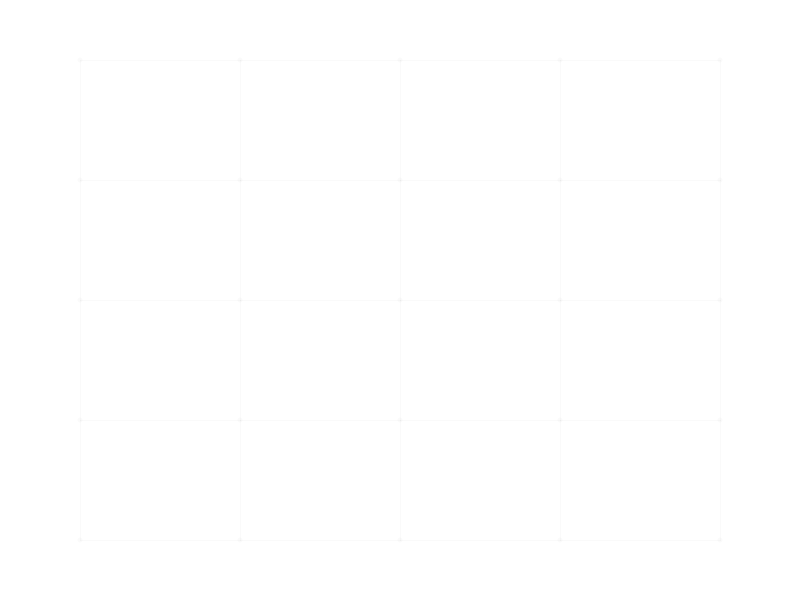
Frame 1 (no input)
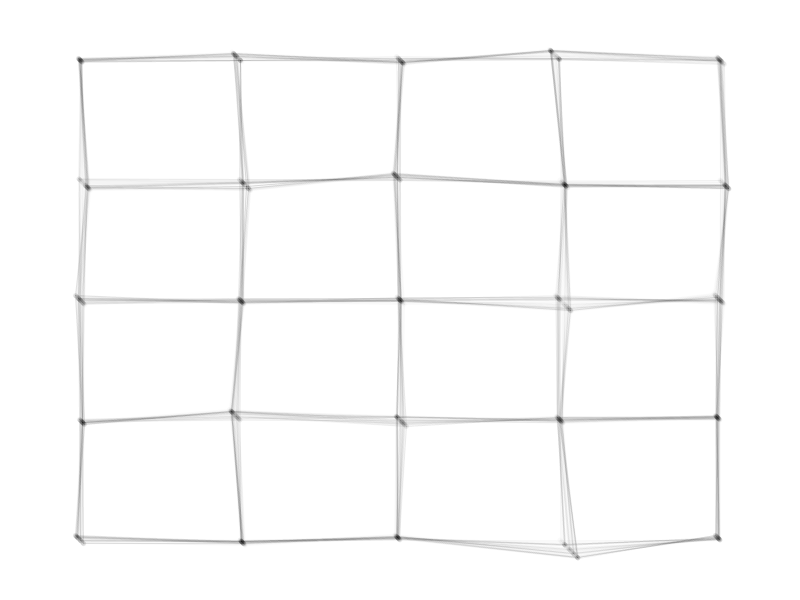
Frame 60 (the mouse pressed at the canvas centre just before this capture)
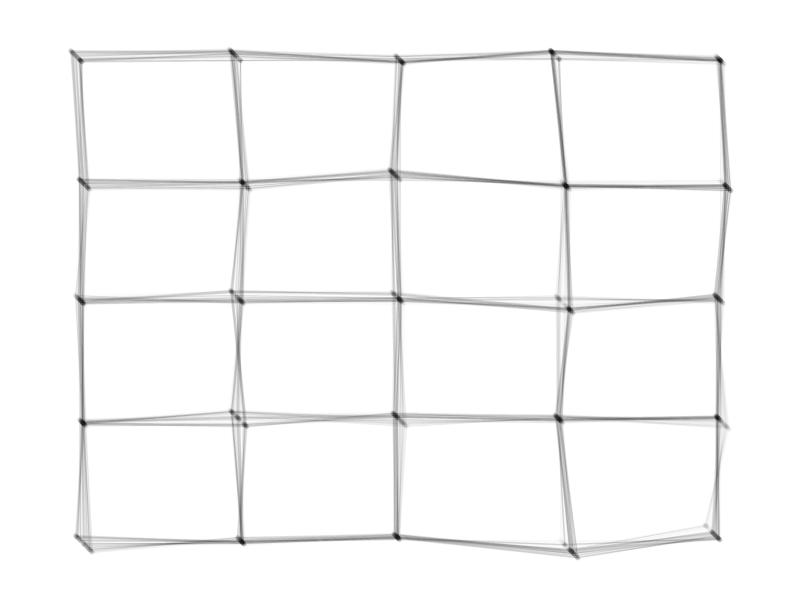
Frame 120 (the mouse held since frame 60 and released just before this capture)

The Processing sketch that drew these frames (run headless with seeded random() and noise(); from frame 60 on, the mouse is pressed at the canvas centre):

// Processing sketch: EternalRailroad
// ── EternalRailroad.pde
import java.util.Random;

final int G_SIZE = 5;

final float E_RAD = 5;

float[][] pos = new float[ G_SIZE ][ G_SIZE ];
float[][] ppos = new float[ G_SIZE ][ G_SIZE ];

PVector axis = new PVector( 1.0, 1.0 );

Random rng = new Random( );

void setup( ) {
  
  size( 800, 600 );
  background( 255 );
  noStroke( );
  fill( 0, 5 );
  
  axis.setMag( 1.0 );
  
}

void draw( ) {
  
  for( int idx = 0; idx < G_SIZE; ++idx ) {
    for( int jdx = 0; jdx < G_SIZE; ++jdx ) {
      
      float x = pixelWidth * ( idx + 0.5 ) / G_SIZE + pos[ idx ][ jdx ] * axis.x;
      float y = pixelHeight * ( jdx + 0.5 ) / G_SIZE + pos[ idx ][ jdx ] * axis.y;
      
      noStroke( );
      fill( 0, 5 );
      ellipse( x, y, E_RAD, E_RAD );
      
      stroke( 0, 5 );
      noFill( );
      
      float nx, ny;
      
      if( idx != G_SIZE - 1 ) {
        
        nx = pixelWidth * ( idx + 1.5 ) / G_SIZE + pos[ idx + 1 ][ jdx ] * axis.x;
        ny = pixelHeight * ( jdx + 0.5 ) / G_SIZE + pos[ idx + 1 ][ jdx ] * axis.y;
        line( x, y, nx, ny );
        
      }
      
      if( jdx != G_SIZE - 1 ) {
        
        nx = pixelWidth * ( idx + 0.5 ) / G_SIZE + pos[ idx ][ jdx + 1 ] * axis.x;
        ny = pixelHeight * ( jdx + 1.5 ) / G_SIZE + pos[ idx ][ jdx + 1 ] * axis.y;
        line( x, y, nx, ny );
        
      }
      
      pos[ idx ][ jdx ] += (float)rng.nextGaussian( );
      
    }
  }
  
}
